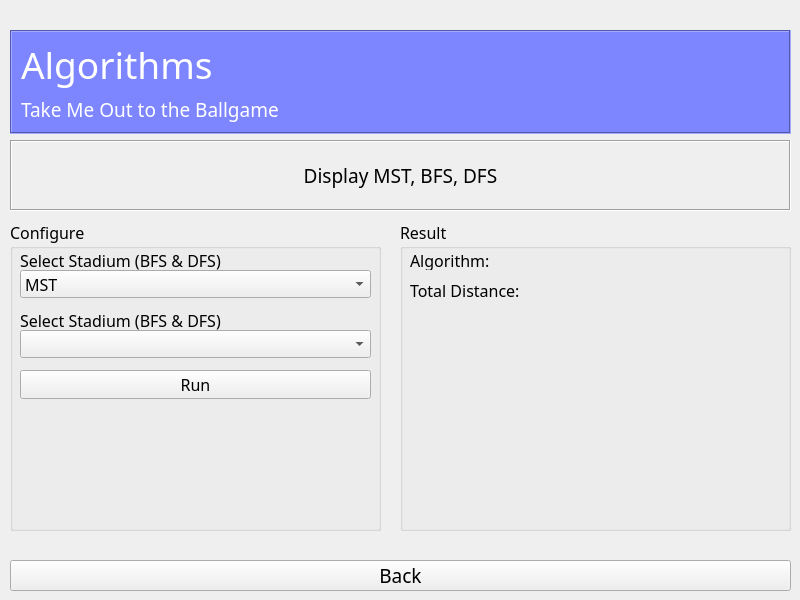
    <widget class="QWidget" name="algorithm">
     <widget class="QGroupBox" name="groupPlanColleges_2">
      <property name="geometry">
       <rect>
        <x>10</x>
        <y>220</y>
        <width>371</width>
        <height>311</height>
       </rect>
      </property>
      <property name="font">
       <font>
        <family>Bahnschrift</family>
        <pointsize>12</pointsize>
        <bold>false</bold>
       </font>
      </property>
      <property name="title">
       <string>Configure</string>
      </property>
      <widget class="QComboBox" name="comboAlgorithm">
       <property name="geometry">
        <rect>
         <x>10</x>
         <y>50</y>
         <width>351</width>
         <height>28</height>
        </rect>
       </property>
       <item>
        <property name="text">
         <string>MST</string>
        </property>
       </item>
       <item>
        <property name="text">
         <string>BFS</string>
        </property>
       </item>
       <item>
        <property name="text">
         <string>DFS</string>
        </property>
       </item>
      </widget>
      <widget class="QLabel" name="labelSelectStadium">
       <property name="geometry">
        <rect>
         <x>10</x>
         <y>90</y>
         <width>351</width>
         <height>20</height>
        </rect>
       </property>
       <property name="font">
        <font>
         <family>Bahnschrift Light</family>
         <pointsize>12</pointsize>
         <bold>false</bold>
        </font>
       </property>
       <property name="text">
        <string>Select Stadium (BFS &amp; DFS)</string>
       </property>
      </widget>
      <widget class="QComboBox" name="comboStadium">
       <property name="geometry">
        <rect>
         <x>10</x>
         <y>110</y>
         <width>351</width>
         <height>28</height>
        </rect>
       </property>
      </widget>
      <widget class="QPushButton" name="buttonRunAlgorithm">
       <property name="geometry">
        <rect>
         <x>10</x>
         <y>150</y>
         <width>351</width>
         <height>29</height>
        </rect>
       </property>
       <property name="text">
        <string>Run</string>
       </property>
      </widget>
      <widget class="QLabel" name="labelSelectStadium_2">
       <property name="geometry">
        <rect>
         <x>10</x>
         <y>30</y>
         <width>351</width>
         <height>20</height>
        </rect>
       </property>
       <property name="font">
        <font>
         <family>Bahnschrift Light</family>
         <pointsize>12</pointsize>
         <bold>false</bold>
        </font>
       </property>
       <property name="text">
        <string>Select Stadium (BFS &amp; DFS)</string>
       </property>
      </widget>
     </widget>
     <widget class="QLabel" name="descAlgorithm">
      <property name="enabled">
       <bool>true</bool>
      </property>
      <property name="geometry">
       <rect>
        <x>10</x>
        <y>140</y>
        <width>781</width>
        <height>71</height>
       </rect>
      </property>
      <property name="font">
       <font>
        <family>Bahnschrift</family>
        <pointsize>14</pointsize>
        <italic>false</italic>
        <fontweight>Light</fontweight>
       </font>
      </property>
      <property name="styleSheet">
       <string notr="true">color: rgb(0, 0, 0);</string>
      </property>
      <property name="frameShape">
       <enum>QFrame::Box</enum>
      </property>
      <property name="frameShadow">
       <enum>QFrame::Sunken</enum>
      </property>
      <property name="lineWidth">
       <number>1</number>
      </property>
      <property name="text">
       <string>Display MST, BFS, DFS</string>
      </property>
      <property name="scaledContents">
       <bool>false</bool>
      </property>
      <property name="alignment">
       <set>Qt::AlignCenter</set>
      </property>
      <property name="wordWrap">
       <bool>true</bool>
      </property>
      <property name="margin">
       <number>10</number>
      </property>
     </widget>
     <widget class="QFrame" name="headerAlgorithm">
      <property name="enabled">
       <bool>true</bool>
      </property>
      <property name="geometry">
       <rect>
        <x>10</x>
        <y>30</y>
        <width>781</width>
        <height>104</height>
       </rect>
      </property>
      <property name="styleSheet">
       <string notr="true">background-color: rgb(125, 134, 255);</string>
      </property>
      <property name="frameShape">
       <enum>QFrame::Box</enum>
      </property>
      <property name="frameShadow">
       <enum>QFrame::Sunken</enum>
      </property>
      <layout class="QVBoxLayout" name="verticalLayout_4">
       <property name="spacing">
        <number>8</number>
       </property>
       <item>
        <widget class="QLabel" name="subtitleAlgorithm">
         <property name="enabled">
          <bool>true</bool>
         </property>
         <property name="font">
          <font>
           <family>Bahnschrift</family>
           <pointsize>28</pointsize>
           <italic>false</italic>
           <fontweight>Black</fontweight>
          </font>
         </property>
         <property name="acceptDrops">
          <bool>false</bool>
         </property>
         <property name="styleSheet">
          <string notr="true">color: rgb(255, 255, 255);
background-color: rgba(255, 255, 255, 0);</string>
         </property>
         <property name="frameShape">
          <enum>QFrame::NoFrame</enum>
         </property>
         <property name="lineWidth">
          <number>2</number>
         </property>
         <property name="text">
          <string notr="true">Algorithms</string>
         </property>
         <property name="wordWrap">
          <bool>false</bool>
         </property>
        </widget>
       </item>
       <item>
        <widget class="QLabel" name="titlePlan_2">
         <property name="enabled">
          <bool>true</bool>
         </property>
         <property name="font">
          <font>
           <family>Bahnschrift</family>
           <pointsize>14</pointsize>
           <italic>false</italic>
           <fontweight>Light</fontweight>
          </font>
         </property>
         <property name="styleSheet">
          <string notr="true">color: rgb(255, 255, 255);
background-color: rgba(255, 255, 255, 0);</string>
         </property>
         <property name="frameShape">
          <enum>QFrame::NoFrame</enum>
         </property>
         <property name="lineWidth">
          <number>2</number>
         </property>
         <property name="text">
          <string>Take Me Out to the Ballgame</string>
         </property>
         <property name="wordWrap">
          <bool>false</bool>
         </property>
         <property name="indent">
          <number>0</number>
         </property>
        </widget>
       </item>
      </layout>
     </widget>
     <widget class="QPushButton" name="backAlgorithm">
      <property name="enabled">
       <bool>true</bool>
      </property>
      <property name="geometry">
       <rect>
        <x>10</x>
        <y>560</y>
        <width>781</width>
        <height>31</height>
       </rect>
      </property>
      <property name="font">
       <font>
        <family>Bahnschrift</family>
        <pointsize>14</pointsize>
        <italic>false</italic>
        <bold>false</bold>
       </font>
      </property>
      <property name="styleSheet">
       <string notr="true">font: 14pt &quot;Bahnschrift&quot;;</string>
      </property>
      <property name="text">
       <string>Back</string>
      </property>
     </widget>
     <widget class="QGroupBox" name="groupPlanColleges_3">
      <property name="geometry">
       <rect>
        <x>400</x>
        <y>220</y>
        <width>391</width>
        <height>311</height>
       </rect>
      </property>
      <property name="font">
       <font>
        <family>Bahnschrift</family>
        <pointsize>12</pointsize>
        <bold>false</bold>
       </font>
      </property>
      <property name="title">
       <string>Result</string>
      </property>
      <widget class="QLabel" name="labelResult">
       <property name="geometry">
        <rect>
         <x>14</x>
         <y>37</y>
         <width>16</width>
         <height>24</height>
        </rect>
       </property>
       <property name="text">
        <string/>
       </property>
      </widget>
      <widget class="QLabel" name="labelMileage">
       <property name="geometry">
        <rect>
         <x>10</x>
         <y>60</y>
         <width>361</width>
         <height>20</height>
        </rect>
       </property>
       <property name="text">
        <string>Total Distance:</string>
       </property>
      </widget>
      <widget class="QLabel" name="labelAlgSelected">
       <property name="geometry">
        <rect>
         <x>10</x>
         <y>30</y>
         <width>361</width>
         <height>20</height>
        </rect>
       </property>
       <property name="text">
        <string>Algorithm:</string>
       </property>
      </widget>
     </widget>
    </widget>
